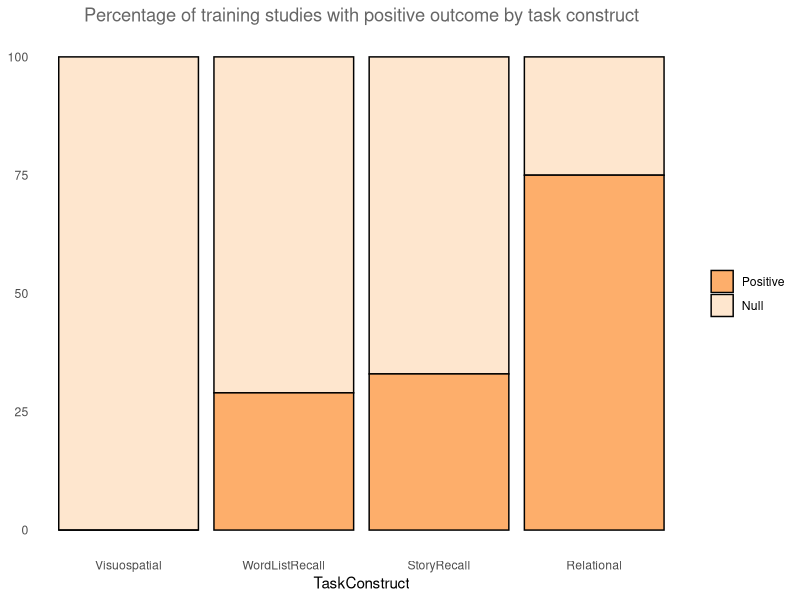

Here is the R script that generated this plot:
## ---- chunk 1

rm(list=ls(all=TRUE))  #clear previous
library(dplyr)
library(tidyr)
library(ggplot2)
library(RColorBrewer)


interventions = read.csv("InterventionOutcomesR.csv", header = TRUE, sep = ",")
interventions <-subset(interventions,interventions$MetaInclude == "Y")

# keep monti for relational memory graph
interventions_monti = read.csv("InterventionOutcomesR.csv", header = TRUE, sep = ",")
interventions_monti <- subset(interventions_monti,interventions_monti$StudyName == "Monti2012")
interventions <- rbind(interventions,interventions_monti)

# keep only intervention design as independent variable, keep only intervention for comparison and not many of others
interventions <-subset(interventions,interventions$IndependentVariable == "AerobicTraining")

# exclude Major Depressive Disorder
interventions <-subset(interventions,interventions$CognitiveStatus != "MajorDepressiveDisorder")

# keep only intervention outcomes that are cognitive/memory, exclude verbal fluency
interventions <-subset(interventions, interventions$DependentVariable == "VerbalPairedAssociates" | interventions$DependentVariable == "PairedAssociates" |interventions$DependentVariable == "LogicalMemory" | interventions$DependentVariable == "ComplexFigure" | interventions$DependentVariable == "ListLearning" | interventions$DependentVariable == "RAVLT" | interventions$DependentVariable == "CVLT" | interventions$DependentVariable == "AVLT" | interventions$DependentVariable == "HVLT" | interventions$DependentVariable == "Relational")


# keep only delayed recall
interventions <-subset(interventions,interventions$DependentType != "Immediate")

# remove linktype NA or unknown age
interventions <-subset(interventions,interventions$LinkType != "NA")
interventions <-subset(interventions,interventions$AgeGroup != "NA")


str(interventions)
## ---- chunk 2
# create a dependent construct variable to collapse across 
interventions$DependentConstruct <- interventions$DependentVariable

interventions$DependentConstruct <- ifelse(interventions$DependentConstruct == "AVLT","WordListRecall",
                                    ifelse(interventions$DependentConstruct == "CVLT","WordListRecall",
                                    ifelse(interventions$DependentConstruct == "HVLT","WordListRecall",
                                    ifelse(interventions$DependentConstruct == "ListLearning","WordListRecall",
                                    ifelse(interventions$DependentConstruct == "RAVLT","WordListRecall",
                                    ifelse(interventions$DependentConstruct == "LogicalMemory","StoryRecall",
                                    ifelse(interventions$DependentConstruct == "Relational","Relational",
                                    ifelse(interventions$DependentConstruct == "VerbalPairedAssociates","Relational",
                                    ifelse(interventions$DependentConstruct == "PairedAssociates","Relational",
                                    ifelse(interventions$DependentConstruct == "ComplexFigure","Visuospatial","Other"))))))))))

interventions$CognitiveStatus<-factor(interventions$CognitiveStatus,levels=c("CognitivelyNormal","MCI","Dementia"),labels=c("CogNormal","MCI","Dementia"))


## ---- chunk 3

intervention_plot <- interventions  %>% select(StudyName,IndependentVariable,IndependentType,DependentConstruct,DependentVariable,DependentType,DependentSubType,LinkType,TotalSampleSize,AgeGroup,CognitiveStatus)

## ---- chunk 4

data_in_fig1a <- intervention_plot %>% filter(CognitiveStatus=="CogNormal") %>%
        filter(IndependentVariable=="AerobicTraining") %>%
        filter(AgeGroup=="Older" | AgeGroup=="MiddleAge") 

write.csv(data_in_fig1a,"data_in_fig1a.csv", row.names=FALSE, na="")

## ---- chunk 5
data_in_fig1a$LinkType <-as.factor(data_in_fig1a$LinkType)
data_in_fig1a$DependentConstruct <-as.factor(data_in_fig1a$DependentConstruct)
data_in_fig1a$DependentConstruct <- factor(data_in_fig1a$DependentConstruct, levels=c("Visuospatial","WordListRecall","StoryRecall","Relational"))
levels(data_in_fig1a$DependentConstruct)

levels(data_in_fig1a$LinkType)
data_in_fig1a$LinkType <- droplevels(data_in_fig1a$LinkType)
levels(data_in_fig1a$LinkType)
## ---- chunk 6
# cross construct by linktype
cross_construct_table <- table(data_in_fig1a$LinkType,data_in_fig1a$DependentConstruct)
addmargins(cross_construct_table)
proportions <- round(100*prop.table(cross_construct_table,2),digits=0)
proportions
## ---- chunk 7
data_in_fig1a$TotalSampleSize <- as.numeric(data_in_fig1a$TotalSampleSize)

sample_size <- data_in_fig1a %>%
        group_by(DependentConstruct) %>%
        summarise(TotalSampleSize = sum(TotalSampleSize))

sample_size
## ---- chunk 8
proportions.df = as.data.frame(proportions)

colnames(proportions.df)[colnames(proportions.df)=="Var1"] <- "Result"
colnames(proportions.df)[colnames(proportions.df)=="Var2"] <- "TaskConstruct"

ggplot(proportions.df, aes(x=TaskConstruct, y=Freq, fill = Result)) +
        geom_bar(stat="identity", color="black") +
        labs(y = NULL, fill = NULL, 
         title = "Percentage of training studies with positive outcome by task construct") +
        scale_fill_brewer(palette="Oranges") +
        guides(fill = guide_legend(reverse=TRUE)) +
        theme_classic() +
        theme(axis.line = element_blank(),
          axis.ticks = element_blank(),
          plot.title = element_text(hjust = 0.5, color = "#666666"))


# order the constructs with relevel in the order of lowest to highest percentage of positives:
# visuospatial, Word list recall, Story Recall, Relational
# add % and n of studies and participants onto the graph manually for best placement

ggsave(filename="LiteratureMemoryOutcomes_stacked-bar.pdf",width=8,units=c("in"),dpi=900)
